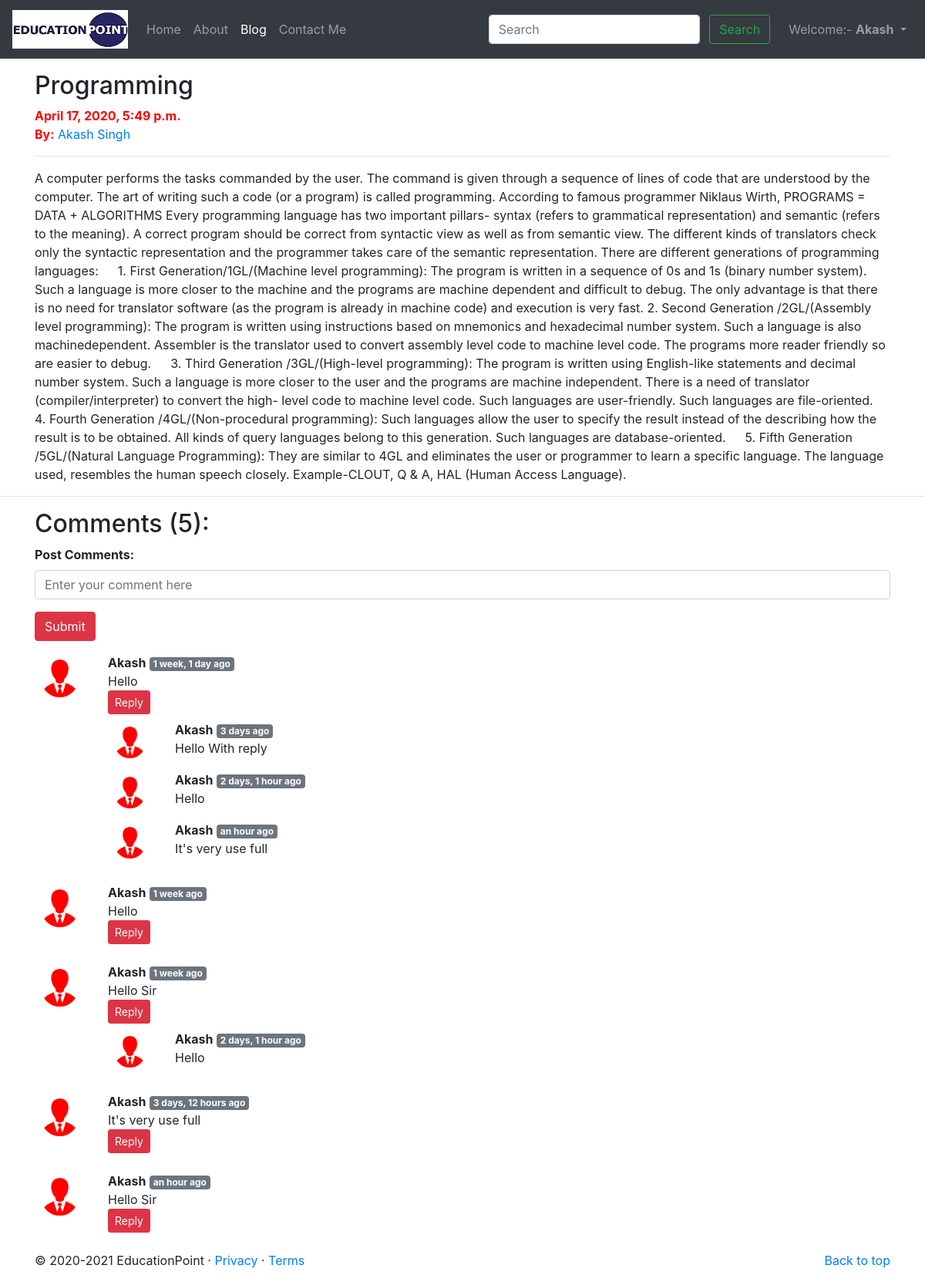
The app's page /blog/programs-langauge (signed in) with its own data.
### blog/models.py (models this page shows, shortened)
class Post(models.Model):
    sno = models.AutoField(primary_key = True)
    title = models.CharField(max_length=255)
    content = models.TextField()
    author = models.CharField(max_length=50)
    slug = models.CharField(max_length=150)
    timeStamp = models.DateTimeField(blank=True)

class BlogComment(models.Model):
    sno = models.AutoField(primary_key= True)
    comment = models.TextField()
    user = models.ForeignKey(User, on_delete=models.CASCADE)
    post = models.ForeignKey(Post, on_delete=models.CASCADE)
    parent = models.ForeignKey('self', on_delete=models.CASCADE, null=True)
    timeStamp = models.DateTimeField(default=now)

### blog/views.py (the view)
# urls.py: path('<str:slug>', views.blogPost, name='blogPost'),
def blogPost(request, slug):
    post = Post.objects.filter(slug=slug).first()
    comments = BlogComment.objects.filter(post=post, parent=None)
    replies = BlogComment.objects.filter(post=post).exclude(parent=None)
    replyDict = {}
    for reply in replies:
        if reply.parent.sno not in replyDict.keys():
            replyDict[reply.parent.sno] = [reply]
        else:
            replyDict[reply.parent.sno].append(reply)
    context = {'post':post, 'comments':comments, 'user':request.user, 'replyDict': replyDict}
    return render(request, 'blog/blogPost.html', context)

### blog/templatetags/extras.py (called while the page is built)
@register.filter(name='get_val')
def get_val(dict, key):
    return dict.get(key)

### templates/blog/blogPost.html (shortened to what this page needs)
{% extends 'base.html' %}
{% block blogactive %} active {% endblock blogactive %}
{% block body %}
{% load humanize %}
{% load extras %}
<div class="container my-3">
        <h2 class="blog-post-title">{{post.title}}</h2>
        <p style="color: red;" class="blog-post-meta"><b>{{post.timeStamp}}</b> <br><strong>By:</strong> <a
                        href="#">{{post.author}}</a></p>
        <hr>
        <p>{{post.content}}</p>
</div>
<hr>
<div class="container">
        <div class="my-2">
                <h2>Comments ({{comments.count}}):</h2>
                {% if user.is_authenticated %}
                <form action="/blog/postComment" method="post">
                        <div class="form-group">
                                <label for="exampleInputEmail1"><b>Post Comments:</b></label>
                                <input type="text" class="form-control" name="comment"
                                        placeholder="Enter your comment here">
                        </div>
                        <button type="submit" class="btn btn-danger">Submit</button>
                </form>
                {% endif %}
        </div>
        {% for comment in comments %}
        <div class="row my-3">
                <div class="col-md-1">
                        <img class="userPic rounded-circle w-100 p-2" src="/static/common/img/user.png">
                </div>
                <div class="col-md-11">
                        <b>{{comment.user.username}}</b> <span class="badge badge-secondary">
                                {{comment.timeStamp|naturaltime}} </span>
                        <div> {{comment.comment}} </div>
                        <div class="reply mx-0">
                                {% if user.is_authenticated %}
                                <button class="btn btn-sm btn-danger" type="button" data-toggle="collapse"
                                        data-target="#replyBox{{comment.sno}}" aria-expanded="false"
                                        aria-controls="replyBox{{comment.sno}}">
                                        Reply
                                </button>
                                {% else %}
                                <button class="btn btn-sm btn-danger" type="button" data-toggle="collapse"
                                        data-target="#replyBox{{comment.sno}}" aria-expanded="false"
                                        aria-controls="replyBox{{comment.sno}}" disabled>
                                        Login to Reply
                                </button>
                                {% endif %}
                                <div class="replies my-2">
                                        {% for reply in replyDict|get_val:comment.sno %}
                                        <div class="row my-2">
                                                <div class="col-md-1">
                                                        <img class="userPic rounded-circle w-100 p-2"
                                                                src="/static/common/img/user.png">
                                                </div>
                                                <div class="col-md-11">
                                                        <b>{{reply.user.username}}</b> <span
                                                                class="badge badge-secondary">
                                                                {{reply.timeStamp|naturaltime}} </span>
                                                        <div> {{reply.comment}} </div>
                                                </div>
                                                <br>
                                        </div>
                                        {% endfor %}
                                </div>
                        </div>
                </div>
        </div>
        {% endfor %}
</div>
{% endblock body %}

### templates/base.html (shortened to what this page needs)
<!doctype html>
<html lang="en">
<head>
  <link rel="stylesheet" href="https://stackpath.bootstrapcdn.com/bootstrap/4.4.1/css/bootstrap.min.css"
>
</head>
<body>
  <nav class="navbar navbar-expand-lg navbar-dark bg-dark">
    <a class="navbar-brand" href="/">
      <img src="/static/common/img/photo.jpg" width="150" height="50" alt="EducationPoint">
    </a>
    <div class="collapse navbar-collapse" id="navbarSupportedContent">
      <ul class="navbar-nav mr-auto">
        <li class="nav-item {% block homeactive %} {% endblock homeactive %}">
          <a class="nav-link" href="/">Home <span class="sr-only">(current)</span></a>
        </li>
        <li class="nav-item {% block aboutactive %} {% endblock aboutactive %}">
          <a class="nav-link" href="/about">About</a>
        </li>
        <li class="nav-item {% block blogactive %} {% endblock blogactive %}">
          <a class="nav-link" href="/blog">Blog</a>
        </li>
        <li class="nav-item {% block contactactive %} {% endblock contactactive %}">
          <a class="nav-link" href="/contact">Contact Me</a>
        </li>
      </ul>
      <div class="ml-auto form-inline">
        <form method="get" action="/search" class=" my-2 my-lg-0 mx-3">
          <input class="form-control mr-sm-2" type="search" placeholder="Search" aria-label="Search" name="query"
            id="query">
          <button class="btn btn-outline-success my-2 my-sm-0" type="submit">Search</button>
        </form>
        {% if user.is_authenticated %}
        <ul class="navbar-nav">
          <li class="nav-item dropdown">
            <a class="nav-link dropdown-toggle" href="#" id="navbarDropdown" role="button" data-toggle="dropdown"
              aria-haspopup="true" aria-expanded="false">
              Welcome:- <strong>{{request.user}}</strong>
            </a>
          </li>
        </ul>
        {% endif %}
      </div>
    </div>
  </nav>
  {% block body %}
  {% endblock body %}
  <footer class="container mt-3">
    <p class="float-right"><a href="#">Back to top</a></p>
    <p>© 2020-2021 EducationPoint · <a href="#">Privacy</a> · <a href="#">Terms</a></p>
  </footer>
</body>
</html>

### records on screen
Post: title "Programming", timeStamp "April 17, 2020, 5:49 p.m.", author "Akash Singh", content "A computer performs the tasks commanded by the user. The command is given through a sequence of lines of code that are understood by the computer. The art of writing such a code (or a program) is called program\u0002ming. According to famous programmer Niklaus Wirth, PROGRAMS = DATA + ALGORITHMS Every programming language has two important pil\u0002lars- syntax (refers to grammatical representation) and semantic (refers to the meaning). A correct program should be correct from syntactic view as well as from semantic view. The different kinds of translators check only the syntactic representation and the programmer takes care of the semantic representation. There are dif\u0002ferent generations of…"
BlogComment: user.username "Akash", timeStamp "1 week, 1 day ago", comment "Hello"
BlogComment: user.username "Akash", timeStamp "3 days ago", comment "Hello With reply"
BlogComment: user.username "Akash", timeStamp "2 days, 1 hour ago", comment "Hello"
BlogComment: user.username "Akash", timeStamp "an hour ago", comment "It's very use full"
BlogComment: user.username "Akash", timeStamp "1 week ago", comment "Hello"
BlogComment: user.username "Akash", timeStamp "1 week ago", comment "Hello Sir"
BlogComment: user.username "Akash", timeStamp "2 days, 1 hour ago", comment "Hello"
BlogComment: user.username "Akash", timeStamp "3 days, 12 hours ago", comment "It's very use full"
BlogComment: user.username "Akash", timeStamp "an hour ago", comment "Hello Sir"

### other values on screen
{{ request.user }} "Akash"
{{ comments.count }} "5"
